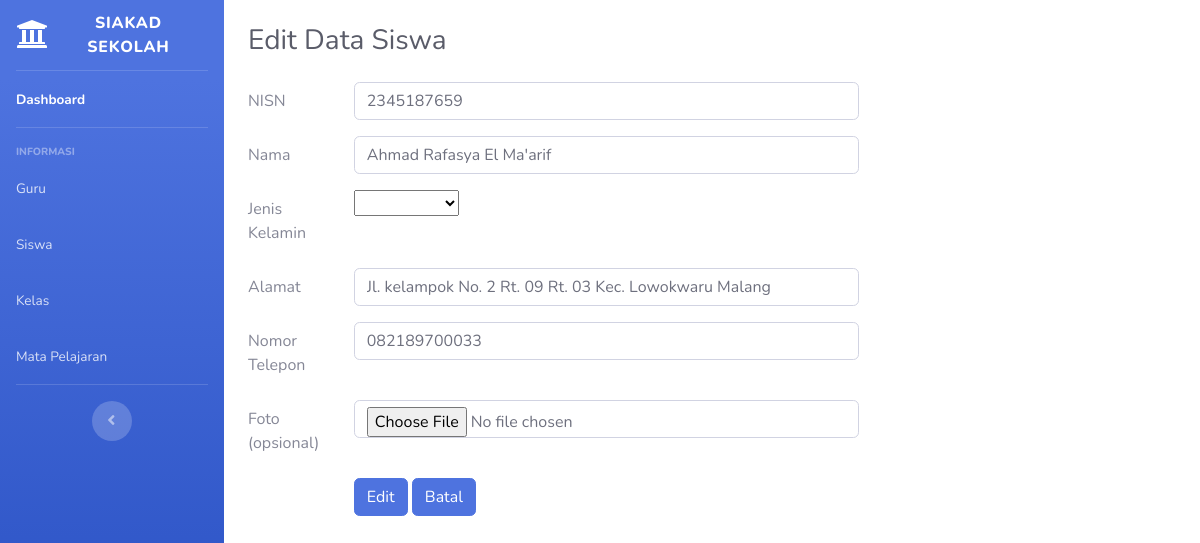
The app's page /student/edit/1, older data.
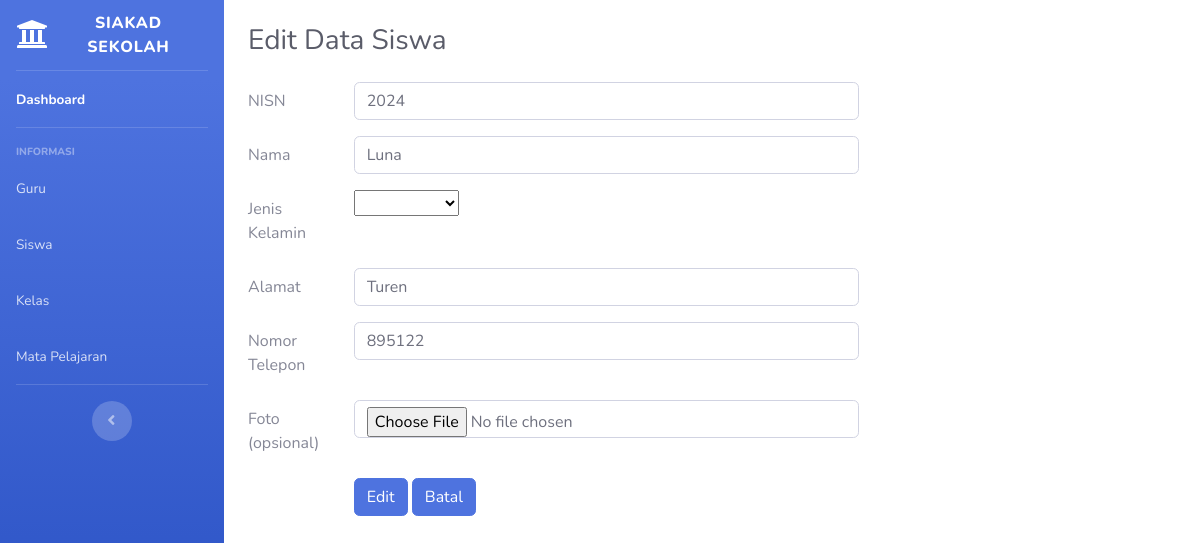
The same page, newer data.
### tables this page shows
CREATE TABLE `tb_siswa` (
  `id_siswa` int(11) NOT NULL,
  `nisn` int(22) NOT NULL,
  `foto` varchar(255) NOT NULL,
  `nama` varchar(128) NOT NULL,
  `jenis_kelamin` enum('Laki','Perempuan') NOT NULL,
  `alamat` varchar(255) NOT NULL,
  `no_hp` int(15) NOT NULL
);

### application/controllers/Student.php (called while the page is built, shortened)
<?php
class Student extends CI_Controller
{
	public function __construct()
	{
		$this->load->model('Model_student');
	}
	public function edit($id_siswa)
	{
		$data['siswa'] = $this->Model_student->detail_student($id_siswa);
		$this->load->view('templates_menu/header');
		$this->load->view('templates_menu/sidebar');
		$this->load->view('form/editstudent', $data);
		$this->load->view('templates_menu/footer');
	}
}

### index.php (called while the page is built, shortened)
<?php
require_once BASEPATH.'core/CodeIgniter.php';

### application/models/Model_student.php (called while the page is built, shortened)
<?php
class Model_student extends CI_Model
{
    public function detail_student($id_siswa)
    {
        $this->db->select('*');
        $this->db->from('tb_siswa');
        $this->db->where('id_siswa', $id_siswa);
        return $this->db->get()->row_array();
    }
}

### application/views/form/editstudent.php (the view, shortened to what this page needs)
<div class="container-fluid">
    <br>
    <h1 class="h3 mb-4 text-gray-800">Edit Data Siswa</h1>
    <div class="row">
        <div class="col-lg-8">
            <?= form_open_multipart('student/edit_student') ?>
            <div class="row mb-3">
                <label for="nisn" class="col-sm-2 col-form-label">NISN</label>
                <div class="col-sm-10">
                    <input type="text" class="form-control" id="nisn" name="nisn" value="<?= $siswa['nisn']; ?>" required>
                </div>
            </div>
            <div class="row mb-3">
                <label for="nama" class="col-sm-2 col-form-label">Nama</label>
                <div class="col-sm-10">
                    <input type="text" class="form-control" id="nama" name="nama" value="<?= $siswa['nama']; ?>" required>
                </div>
            </div>
            <div class="row mb-3">
                <label for="jenis_kelamin" class="col-sm-2 col-form-label">Jenis Kelamin</label>
                <div class="col-sm-10">
                    <select class="form-select" aria-label="Default select example" id="jenis_kelamin" name="jenis_kelamin" value="<?= $siswa['jenis_kelamin']; ?>" required>
                        <option selected></option>
                        <option value="Laki">Laki-Laki</option>
                    </select>
                </div>
            </div>
            <div class="row mb-3">
                <label for="alamat" class="col-sm-2 col-form-label">Alamat</label>
                <div class="col-sm-10">
                    <input type="text" class="form-control" id="alamat" name="alamat" value="<?= $siswa['alamat']; ?>" required>
                </div>
            </div>
            <div class="row mb-3">
                <label for="no_hp" class="col-sm-2 col-form-label">Nomor Telepon</label>
                <div class="col-sm-10">
                    <input type="text" class="form-control" id="no_hp" name="no_hp" value="<?= $siswa['no_hp']; ?>" required>
                </div>
            </div>
            <div class="row mb-3">
                <label for="foto" class="col-sm-2 col-form-label">Foto (opsional)</label>
                <div class="col-sm-10">
                    <input class="form-control" type="file" id="foto" name="foto">
                </div>
            </div>
            <div class="form-group row justify-content-end">
                <div class="col-sm-10">
                    <button type="submit" class="btn btn-primary">Edit</button>
                    <a href="<?php echo base_url('student') ?>" class="btn btn-primary">Batal</a>
                </div>
            </div>
        </div>
    </div>
</div>

Row changes from the older to the newer data that the page shows:
changed tb_siswa: nisn "2345187659" → "2024"; nama "Ahmad Rafasya El Ma'arif" → "Luna"; alamat "Jl. kelampok No. 2 Rt. 09 Rt. 03 Kec. Lowokwaru Malang" → "Turen"; no_hp "082189700033" → "895122"
